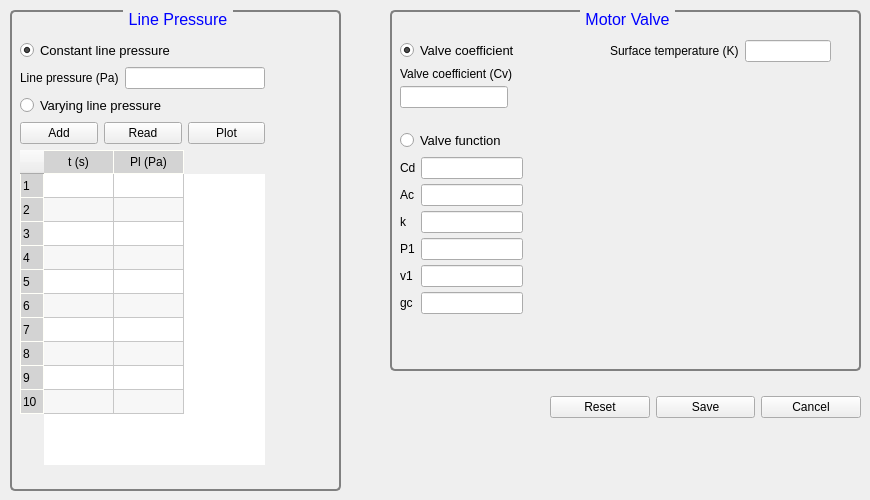
           <widget class="QWidget" name="tabSurface">
            <attribute name="title">
             <string>Surface Information</string>
            </attribute>
            <widget class="QGroupBox" name="groupBox_valve">
             <property name="geometry">
              <rect>
               <x>390</x>
               <y>10</y>
               <width>471</width>
               <height>361</height>
              </rect>
             </property>
             <property name="font">
              <font>
               <pointsize>12</pointsize>
               <italic>false</italic>
               <bold>false</bold>
              </font>
             </property>
             <property name="styleSheet">
              <string notr="true">QGroupBox {
    background-color: qlineargradient(x1: 0, y1: 0, x2: 0, y2: 1,
                                      stop: 0 #E0E0E0, stop: 1 #FFFFFF);
    border: 2px solid gray;
    border-radius: 5px;
    margin-top: 1ex; /* leave space at the top for the title */
	font: 12pt;
}

QGroupBox::title {
    subcontrol-origin: margin;
    subcontrol-position: top center; /* position at the top center */
    padding: 0 3px;
    background-color: qlineargradient(x1: 0, y1: 0, x2: 0, y2: 1,
                                      stop: 0 #FFDD00, stop: 1 #FBB034);
	border-radius:2px;
	color:blue;
}</string>
             </property>
             <property name="title">
              <string>Motor Valve</string>
             </property>
             <widget class="QWidget" name="layoutWidget">
              <property name="geometry">
               <rect>
                <x>10</x>
                <y>30</y>
                <width>171</width>
                <height>81</height>
               </rect>
              </property>
              <layout class="QVBoxLayout" name="verticalLayout_3">
               <item>
                <widget class="QRadioButton" name="radioButton_valveCv">
                 <property name="styleSheet">
                  <string notr="true">font: 10pt;</string>
                 </property>
                 <property name="text">
                  <string>Valve coefficient</string>
                 </property>
                 <property name="checked">
                  <bool>true</bool>
                 </property>
                 <attribute name="buttonGroup">
                  <string notr="true">buttonGroup_2</string>
                 </attribute>
                </widget>
               </item>
               <item>
                <layout class="QFormLayout" name="formLayout_8">
                 <property name="horizontalSpacing">
                  <number>5</number>
                 </property>
                 <property name="verticalSpacing">
                  <number>5</number>
                 </property>
                 <item row="0" column="0">
                  <widget class="QLabel" name="label_valveCoeff">
                   <property name="text">
                    <string>Valve coefficient (Cv)</string>
                   </property>
                  </widget>
                 </item>
                 <item row="1" column="0">
                  <widget class="QLineEdit" name="lineEdit_valveCoeff">
                   <property name="maxLength">
                    <number>10</number>
                   </property>
                  </widget>
                 </item>
                </layout>
               </item>
              </layout>
             </widget>
             <widget class="QWidget" name="layoutWidget">
              <property name="geometry">
               <rect>
                <x>10</x>
                <y>120</y>
                <width>123</width>
                <height>189</height>
               </rect>
              </property>
              <layout class="QVBoxLayout" name="verticalLayout_4">
               <item>
                <widget class="QRadioButton" name="radioButton_valveFunc">
                 <property name="styleSheet">
                  <string notr="true">font: 10pt;</string>
                 </property>
                 <property name="text">
                  <string>Valve function</string>
                 </property>
                 <attribute name="buttonGroup">
                  <string notr="true">buttonGroup_2</string>
                 </attribute>
                </widget>
               </item>
               <item>
                <layout class="QFormLayout" name="formLayout_9">
                 <property name="horizontalSpacing">
                  <number>5</number>
                 </property>
                 <property name="verticalSpacing">
                  <number>5</number>
                 </property>
                 <item row="0" column="0">
                  <widget class="QLabel" name="label_tubingID_2">
                   <property name="text">
                    <string>Cd</string>
                   </property>
                  </widget>
                 </item>
                 <item row="0" column="1">
                  <widget class="QLineEdit" name="lineEdit_tubingID_2">
                   <property name="maxLength">
                    <number>8</number>
                   </property>
                  </widget>
                 </item>
                 <item row="1" column="0">
                  <widget class="QLabel" name="label_tubingOD_2">
                   <property name="text">
                    <string>Ac</string>
                   </property>
                  </widget>
                 </item>
                 <item row="1" column="1">
                  <widget class="QLineEdit" name="lineEdit_tubingOD_2">
                   <property name="maxLength">
                    <number>8</number>
                   </property>
                  </widget>
                 </item>
                 <item row="2" column="0">
                  <widget class="QLabel" name="label_casingID_2">
                   <property name="text">
                    <string>k</string>
                   </property>
                  </widget>
                 </item>
                 <item row="2" column="1">
                  <widget class="QLineEdit" name="lineEdit_casingID_2">
                   <property name="maxLength">
                    <number>8</number>
                   </property>
                  </widget>
                 </item>
                 <item row="3" column="0">
                  <widget class="QLabel" name="label_tubingOD_4">
                   <property name="text">
                    <string>P1</string>
                   </property>
                  </widget>
                 </item>
                 <item row="3" column="1">
                  <widget class="QLineEdit" name="lineEdit_casingID_4">
                   <property name="maxLength">
                    <number>8</number>
                   </property>
                  </widget>
                 </item>
                 <item row="4" column="0">
                  <widget class="QLabel" name="label_tubingOD_5">
                   <property name="text">
                    <string>v1</string>
                   </property>
                  </widget>
                 </item>
                 <item row="5" column="0">
                  <widget class="QLabel" name="label_tubingOD_6">
                   <property name="text">
                    <string>gc</string>
                   </property>
                  </widget>
                 </item>
                 <item row="4" column="1">
                  <widget class="QLineEdit" name="lineEdit_casingID_5">
                   <property name="maxLength">
                    <number>8</number>
                   </property>
                  </widget>
                 </item>
                 <item row="5" column="1">
                  <widget class="QLineEdit" name="lineEdit_casingID_6">
                   <property name="maxLength">
                    <number>8</number>
                   </property>
                  </widget>
                 </item>
                </layout>
               </item>
              </layout>
             </widget>
             <widget class="QWidget" name="layoutWidget">
              <property name="geometry">
               <rect>
                <x>220</x>
                <y>30</y>
                <width>221</width>
                <height>24</height>
               </rect>
              </property>
              <layout class="QFormLayout" name="formLayout_10">
               <item row="0" column="0">
                <widget class="QLabel" name="label_surfaceT">
                 <property name="text">
                  <string>Surface temperature (K)</string>
                 </property>
                </widget>
               </item>
               <item row="0" column="1">
                <widget class="QLineEdit" name="lineEdit_surfaceT">
                 <property name="maxLength">
                  <number>8</number>
                 </property>
                </widget>
               </item>
              </layout>
             </widget>
             <widget class="QLabel" name="label_4">
              <property name="geometry">
               <rect>
                <x>140</x>
                <y>120</y>
                <width>321</width>
                <height>231</height>
               </rect>
              </property>
              <property name="text">
               <string/>
              </property>
              <property name="pixmap">
               <pixmap resource="plunger_ico.qrc">:/plunger/icons/valve_equation.png</pixmap>
              </property>
              <property name="scaledContents">
               <bool>true</bool>
              </property>
             </widget>
            </widget>
            <widget class="QGroupBox" name="groupBox_linePressure">
             <property name="geometry">
              <rect>
               <x>10</x>
               <y>10</y>
               <width>331</width>
               <height>481</height>
              </rect>
             </property>
             <property name="font">
              <font>
               <pointsize>12</pointsize>
               <italic>false</italic>
               <bold>false</bold>
              </font>
             </property>
             <property name="styleSheet">
              <string notr="true">QGroupBox {
    background-color: qlineargradient(x1: 0, y1: 0, x2: 0, y2: 1,
                                      stop: 0 #E0E0E0, stop: 1 #FFFFFF);
    border: 2px solid gray;
    border-radius: 5px;
    margin-top: 1ex; /* leave space at the top for the title */
	font: 12pt;
}

QGroupBox::title {
    subcontrol-origin: margin;
    subcontrol-position: top center; /* position at the top center */
    padding: 0 3px;
    background-color: qlineargradient(x1: 0, y1: 0, x2: 0, y2: 1,
                                      stop: 0 #FFDD00, stop: 1 #FBB034);
	border-radius:2px;
	color:blue;
}</string>
             </property>
             <property name="title">
              <string>Line Pressure</string>
             </property>
             <widget class="QWidget" name="layoutWidget">
              <property name="geometry">
               <rect>
                <x>10</x>
                <y>30</y>
                <width>245</width>
                <height>425</height>
               </rect>
              </property>
              <layout class="QVBoxLayout" name="verticalLayout_7">
               <item>
                <layout class="QFormLayout" name="formLayout_12"/>
               </item>
               <item>
                <layout class="QVBoxLayout" name="verticalLayout_6">
                 <item>
                  <layout class="QVBoxLayout" name="verticalLayout_5">
                   <item>
                    <widget class="QRadioButton" name="radioButton_constantPL">
                     <property name="styleSheet">
                      <string notr="true">font: 10pt;</string>
                     </property>
                     <property name="text">
                      <string>Constant line pressure</string>
                     </property>
                     <property name="checked">
                      <bool>true</bool>
                     </property>
                     <attribute name="buttonGroup">
                      <string notr="true">buttonGroup</string>
                     </attribute>
                    </widget>
                   </item>
                   <item>
                    <layout class="QFormLayout" name="formLayout_11">
                     <item row="0" column="0">
                      <widget class="QLabel" name="label_linePressure">
                       <property name="text">
                        <string>Line pressure (Pa)</string>
                       </property>
                      </widget>
                     </item>
                     <item row="0" column="1">
                      <widget class="QLineEdit" name="lineEdit_linePressure">
                       <property name="maxLength">
                        <number>10</number>
                       </property>
                      </widget>
                     </item>
                    </layout>
                   </item>
                  </layout>
                 </item>
                 <item>
                  <layout class="QVBoxLayout" name="verticalLayout_varyingPL">
                   <item>
                    <widget class="QRadioButton" name="radioButton_varyingT">
                     <property name="styleSheet">
                      <string notr="true">font: 10pt;</string>
                     </property>
                     <property name="text">
                      <string>Varying line pressure</string>
                     </property>
                     <property name="checked">
                      <bool>false</bool>
                     </property>
                     <attribute name="buttonGroup">
                      <string notr="true">buttonGroup</string>
                     </attribute>
                    </widget>
                   </item>
                   <item>
                    <layout class="QHBoxLayout" name="horizontalLayout_5">
                     <item>
                      <widget class="QPushButton" name="btn_addRow">
                       <property name="styleSheet">
                        <string notr="true">background-color: qlineargradient(x1: 0, y1: 0, x2: 0, y2: 1,
                                      stop: 0 #f6f7fa, stop: 1 #dadbde);

font: 10pt &quot;Arial&quot;;</string>
                       </property>
                       <property name="text">
                        <string>Add</string>
                       </property>
                      </widget>
                     </item>
                     <item>
                      <widget class="QPushButton" name="btn_readData">
                       <property name="styleSheet">
                        <string notr="true">background-color: qlineargradient(x1: 0, y1: 0, x2: 0, y2: 1,
                                      stop: 0 #f6f7fa, stop: 1 #dadbde);

font: 10pt &quot;Arial&quot;;</string>
                       </property>
                       <property name="text">
                        <string>Read</string>
                       </property>
                      </widget>
                     </item>
                     <item>
                      <widget class="QPushButton" name="btn_plotLinepressure">
                       <property name="styleSheet">
                        <string notr="true">background-color: qlineargradient(x1: 0, y1: 0, x2: 0, y2: 1,
                                      stop: 0 #f6f7fa, stop: 1 #dadbde);

font: 10pt &quot;Arial&quot;;</string>
                       </property>
                       <property name="text">
                        <string>Plot</string>
                       </property>
                      </widget>
                     </item>
                    </layout>
                   </item>
                  </layout>
                 </item>
                </layout>
               </item>
               <item>
                <widget class="QTableWidget" name="table_linePressure">
                 <property name="sizePolicy">
                  <sizepolicy hsizetype="MinimumExpanding" vsizetype="MinimumExpanding">
                   <horstretch>0</horstretch>
                   <verstretch>0</verstretch>
                  </sizepolicy>
                 </property>
                 <property name="sizeIncrement">
                  <size>
                   <width>0</width>
                   <height>0</height>
                  </size>
                 </property>
                 <property name="baseSize">
                  <size>
                   <width>0</width>
                   <height>0</height>
                  </size>
                 </property>
                 <property name="font">
                  <font>
                   <family>Tahoma</family>
                  </font>
                 </property>
                 <property name="styleSheet">
                  <string notr="true">QHeaderView::section {
    background-color: lightgrey;
    padding: 2px;
    font: 10pt &quot;Arial&quot;;
    border-style: none;
    border-bottom: 1px solid #fffff8;
    border-right: 1px solid #fffff8;
}

QHeaderView::section:horizontal
{
    border-top: 1px solid #fffff8;
}

QHeaderView::section:vertical
{
    border-left: 1px solid #fffff8;
}</string>
                 </property>
                 <property name="frameShape">
                  <enum>QFrame::NoFrame</enum>
                 </property>
                 <property name="frameShadow">
                  <enum>QFrame::Sunken</enum>
                 </property>
                 <property name="sizeAdjustPolicy">
                  <enum>QAbstractScrollArea::AdjustToContents</enum>
                 </property>
                 <property name="alternatingRowColors">
                  <bool>true</bool>
                 </property>
                 <property name="textElideMode">
                  <enum>Qt::ElideMiddle</enum>
                 </property>
                 <property name="showGrid">
                  <bool>true</bool>
                 </property>
                 <property name="gridStyle">
                  <enum>Qt::SolidLine</enum>
                 </property>
                 <property name="sortingEnabled">
                  <bool>true</bool>
                 </property>
                 <property name="wordWrap">
                  <bool>true</bool>
                 </property>
                 <property name="cornerButtonEnabled">
                  <bool>false</bool>
                 </property>
                 <attribute name="horizontalHeaderCascadingSectionResizes">
                  <bool>true</bool>
                 </attribute>
                 <attribute name="horizontalHeaderMinimumSectionSize">
                  <number>39</number>
                 </attribute>
                 <attribute name="horizontalHeaderDefaultSectionSize">
                  <number>70</number>
                 </attribute>
                 <attribute name="verticalHeaderDefaultSectionSize">
                  <number>24</number>
                 </attribute>
                 <row>
                  <property name="text">
                   <string>1</string>
                  </property>
                  <property name="font">
                   <font>
                    <family>Tahoma</family>
                    <bold>false</bold>
                   </font>
                  </property>
                 </row>
                 <row>
                  <property name="text">
                   <string>2</string>
                  </property>
                  <property name="font">
                   <font>
                    <family>Tahoma</family>
                    <bold>false</bold>
                   </font>
                  </property>
                 </row>
                 <row>
                  <property name="text">
                   <string>3</string>
                  </property>
                  <property name="font">
                   <font>
                    <family>Tahoma</family>
                    <bold>false</bold>
                   </font>
                  </property>
                 </row>
                 <row>
                  <property name="text">
                   <string>4</string>
                  </property>
                  <property name="font">
                   <font>
                    <bold>false</bold>
                   </font>
                  </property>
                 </row>
                 <row>
                  <property name="text">
                   <string>5</string>
                  </property>
                  <property name="font">
                   <font>
                    <bold>false</bold>
                   </font>
                  </property>
                 </row>
                 <row>
                  <property name="text">
                   <string>6</string>
                  </property>
                 </row>
                 <row>
                  <property name="text">
                   <string>7</string>
                  </property>
                 </row>
                 <row>
                  <property name="text">
                   <string>8</string>
                  </property>
                 </row>
                 <row>
                  <property name="text">
                   <string>9</string>
                  </property>
                 </row>
                 <row>
                  <property name="text">
                   <string>10</string>
                  </property>
                 </row>
                 <column>
                  <property name="text">
                   <string>t (s)</string>
                  </property>
                  <property name="font">
                   <font>
                    <family>Tahoma</family>
                    <bold>false</bold>
                   </font>
                  </property>
                 </column>
                 <column>
                  <property name="text">
                   <string>Pl (Pa)</string>
                  </property>
                  <property name="font">
                   <font>
                    <family>Tahoma</family>
                    <bold>false</bold>
                   </font>
                  </property>
                 </column>
                 <item row="0" column="1">
                  <property name="text">
                   <string/>
                  </property>
                 </item>
                </widget>
               </item>
              </layout>
             </widget>
            </widget>
            <widget class="QWidget" name="layoutWidget_2">
             <property name="geometry">
              <rect>
               <x>550</x>
               <y>390</y>
               <width>311</width>
               <height>34</height>
              </rect>
             </property>
             <layout class="QHBoxLayout" name="horizontalLayout_7">
              <item>
               <widget class="QPushButton" name="btn_reset_SI">
                <property name="styleSheet">
                 <string notr="true">background-color: qlineargradient(x1: 0, y1: 0, x2: 0, y2: 1,
                                      stop: 0 #f6f7fa, stop: 1 #dadbde);

font: 12pt bold &quot;Arial&quot;;</string>
                </property>
                <property name="text">
                 <string>Reset</string>
                </property>
                <property name="icon">
                 <iconset resource="plunger_ico.qrc">
                  <normaloff>:/plunger/icons/Reset.png</normaloff>:/plunger/icons/Reset.png</iconset>
                </property>
                <property name="iconSize">
                 <size>
                  <width>24</width>
                  <height>24</height>
                 </size>
                </property>
               </widget>
              </item>
              <item>
               <widget class="QPushButton" name="btn_save_SI">
                <property name="styleSheet">
                 <string notr="true">background-color: qlineargradient(x1: 0, y1: 0, x2: 0, y2: 1,
                                      stop: 0 #f6f7fa, stop: 1 #dadbde);

font: 12pt bold &quot;Arial&quot;;</string>
                </property>
                <property name="text">
                 <string>Save</string>
                </property>
                <property name="icon">
                 <iconset resource="plunger_ico.qrc">
                  <normaloff>:/plunger/icons/save.png</normaloff>:/plunger/icons/save.png</iconset>
                </property>
                <property name="iconSize">
                 <size>
                  <width>24</width>
                  <height>24</height>
                 </size>
                </property>
               </widget>
              </item>
              <item>
               <widget class="QPushButton" name="btn_cancel_SI">
                <property name="styleSheet">
                 <string notr="true">background-color: qlineargradient(x1: 0, y1: 0, x2: 0, y2: 1,
                                      stop: 0 #f6f7fa, stop: 1 #dadbde);

font: 12pt bold &quot;Arial&quot;;</string>
                </property>
                <property name="text">
                 <string>Cancel</string>
                </property>
                <property name="icon">
                 <iconset resource="plunger_ico.qrc">
                  <normaloff>:/plunger/icons/stop.png</normaloff>:/plunger/icons/stop.png</iconset>
                </property>
                <property name="iconSize">
                 <size>
                  <width>24</width>
                  <height>24</height>
                 </size>
                </property>
               </widget>
              </item>
             </layout>
            </widget>
           </widget>
